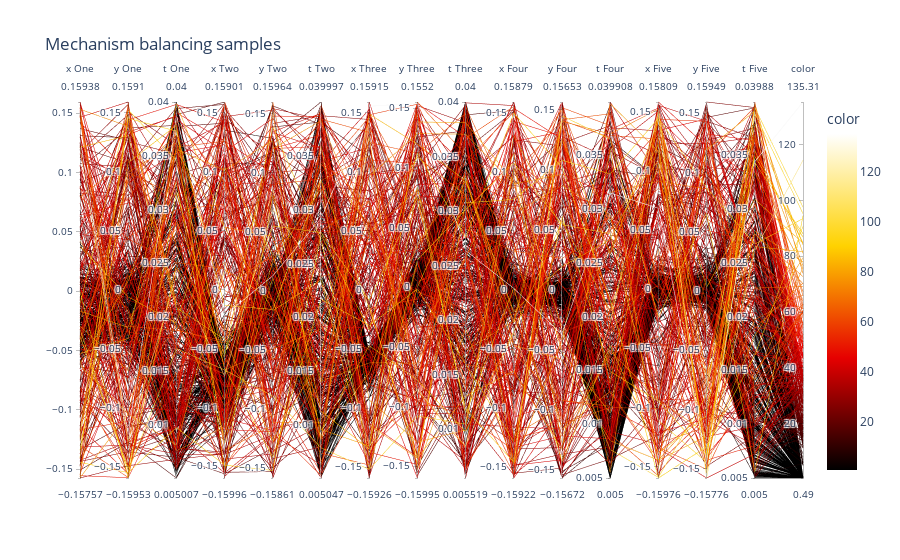

Here is the notebook cell this chart was saved with:
### Markdown cell above
### Parallel coordinates

### Code cell
fig = px.parallel_coordinates(samples, title = "Mechanism balancing samples",
                            color = fitness,
                            labels=["x One", "y One", "t One", "x Two", "y Two", "t Two", "x Three", "y Three", "t Three", "x Four", "y Four", "t Four", "x Five", "y Five", "t Five", "Fitness"],
                            color_continuous_scale=px.colors.sequential.Hot)
fig.show()

### Figure 1 — Plotly figure (JSON) as saved in the notebook; plotly's stock layout.template omitted (floating-point values rounded to 4 significant figures; data arrays with more than 128 entries replaced by an {"elided": "..."} marker saying what was removed)
{"data": [{"dimensions": [{"label": "x One", "values": {"elided": "500 float values"}}, {"label": "y One", "values": {"elided": "500 float values"}}, {"label": "t One", "values": {"elided": "500 float values"}}, {"label": "x Two", "values": {"elided": "500 float values"}}, {"label": "y Two", "values": {"elided": "500 float values"}}, {"label": "t Two", "values": {"elided": "500 float values"}}, {"label": "x Three", "values": {"elided": "500 float values"}}, {"label": "y Three", "values": {"elided": "500 float values"}}, {"label": "t Three", "values": {"elided": "500 float values"}}, {"label": "x Four", "values": {"elided": "500 float values"}}, {"label": "y Four", "values": {"elided": "500 float values"}}, {"label": "t Four", "values": {"elided": "500 float values"}}, {"label": "x Five", "values": {"elided": "500 float values"}}, {"label": "y Five", "values": {"elided": "500 float values"}}, {"label": "t Five", "values": {"elided": "500 float values"}}, {"label": "color", "values": {"elided": "500 float values"}}], "domain": {"x": [0, 1], "y": [0, 1]}, "line": {"color": {"elided": "500 float values"}, "coloraxis": "coloraxis"}, "name": "", "type": "parcoords"}], "layout": {"coloraxis": {"colorbar": {"title": {"text": "color"}}, "colorscale": [[0, "rgb(0,0,0)"], [0.3333, "rgb(230,0,0)"], [0.6667, "rgb(255,210,0)"], [1, "rgb(255,255,255)"]]}, "legend": {"tracegroupgap": 0}, "title": {"text": "Mechanism balancing samples"}}}
